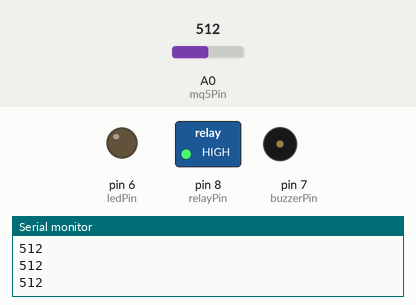
This sketch was run on a simulated Arduino Uno, built with avr-gcc and run on an emulated ATmega328P. Shown: switched loads named in the sketch (green lamp = pin HIGH), output pins drawn as LEDs (lit = HIGH), buzzer (waves = sounding, pin HIGH), the last lines printed to the serial monitor. The inputs (shaded band) are chosen by the test bench; at power-on: A0 (mq5Pin) = 512.

Above: at 1.2 s.
1.3 s: A0 (mq5Pin) set to 461
2.8 s: A0 (mq5Pin) set to 433
At 4.0 s:
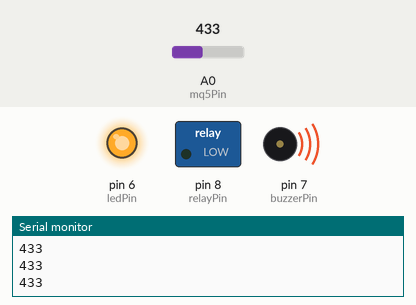
4.3 s: A0 (mq5Pin) set to 460
At 5.5 s:
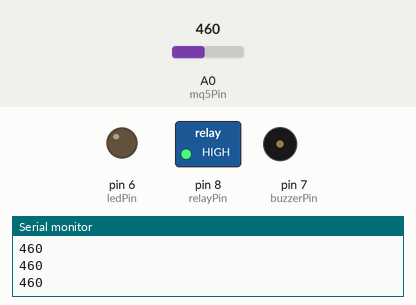
5.8 s: A0 (mq5Pin) set to 440
At 6.8 s:
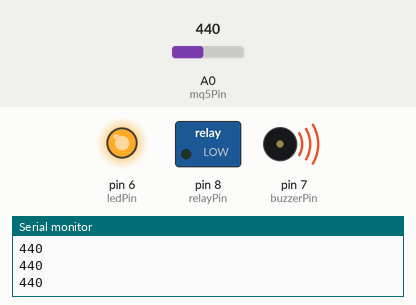
Timing chart, 0 to 8.3 s (numbered marks = the images above; inputs shaded):
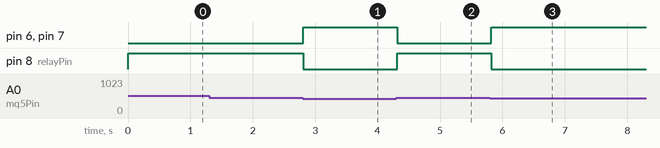

The sketch:

AlcoholDetector.ino
```cpp
int mq5Pin = A0;
int relayPin = 8;
int buzzerPin = 7;
int ledPin = 6;

int threshold = 450;  // adjust after testing

void setup() {
  pinMode(relayPin, OUTPUT);
  pinMode(buzzerPin, OUTPUT);
  pinMode(ledPin, OUTPUT);

  digitalWrite(relayPin, HIGH); // Motor ON initially
  Serial.begin(9600);
}

void loop() {
  int sensorValue = analogRead(mq5Pin);
  Serial.println(sensorValue);

  if (sensorValue < threshold) {
    // Alcohol detected → STOP vehicle
    digitalWrite(relayPin, LOW);
    digitalWrite(buzzerPin, HIGH);
    digitalWrite(ledPin, HIGH);
  } else {
    // Safe → RUN vehicle
    digitalWrite(relayPin, HIGH);
    digitalWrite(buzzerPin, LOW);
    digitalWrite(ledPin, LOW);
  }

  delay(100);
}
```

Measured:
- the behaviour switches between 450 and 449 on A0 (mq5Pin) (found by bisection; images 0 and 1)
- after the input at 2.8 s, pin 6 (ledPin), pin 7 (buzzerPin): LOW → HIGH at once; pin 8 (relayPin): HIGH → LOW at once
- after the input at 4.3 s, pin 6 (ledPin), pin 7 (buzzerPin): HIGH → LOW at once; pin 8 (relayPin): LOW → HIGH at once
- after the input at 5.8 s, pin 6 (ledPin), pin 7 (buzzerPin): LOW → HIGH at once; pin 8 (relayPin): HIGH → LOW at once
